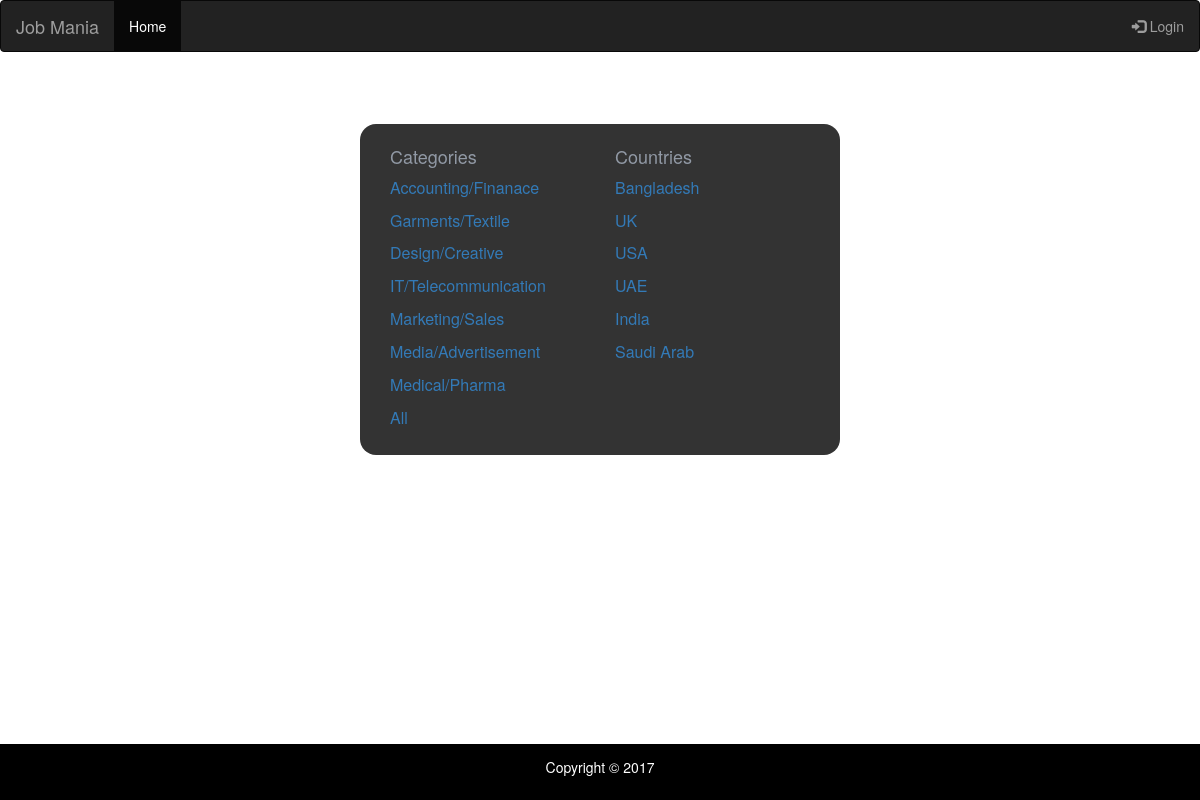
The page / on the database its author committed.
### tables this page shows
CREATE TABLE `category` (
  `categoryId` int(11) NOT NULL,
  `categoryName` text NOT NULL
);

CREATE TABLE `country` (
  `countryId` int(11) NOT NULL,
  `countryName` text NOT NULL
);

### index.php (the view, shortened to what this page needs)
<?php
include "dbconnect.php";
?>
<html>
    <head>
        <link rel="stylesheet" href="https://maxcdn.bootstrapcdn.com/bootstrap/3.3.7/css/bootstrap.min.css">
        <link rel="stylesheet" href="css/bootstrap.min.css">
        <link href="style.css" rel="stylesheet" type="text/css">
    </head>
    <body>
        <nav class="navbar navbar-inverse">
            <div class="container-fluid">
                <div class="navbar-header">
                    <a class="navbar-brand" href="index.php">Job Mania</a>
                </div>
                <ul class="nav navbar-nav">
                    <li role="presentation" class="active"><a href="index.php">Home</a></li>
                </ul>
                <ul class="nav navbar-nav navbar-right">
                    <li id="loginButton"><a href="#" id="loginButton" data-toggle="modal" data-target="#myModal"><span class="glyphicon glyphicon-log-in"></span> Login</a></li>
                </ul>
            </div>
        </nav>
        <div id="row" class="row">
            <div class="col-lg-6 cat">
                <h4>Categories</h4>
                <?php
                $query="select * from category";
                $run=mysqli_query($conn,$query);
                while($row=mysqli_fetch_assoc($run)){
                ?>
                <ul>
                    <li><a href="jobPageCat.php?catName=<?php echo $row['categoryName'];?>"><?php echo $row['categoryName'];?></a></li>
                </ul>
                <?php
                }
                ?>
            </div>
            <div class="col-lg-6 country">
                <h4>Countries</h4>
                <?php
                $query="select * from country";
                $run=mysqli_query($conn,$query);
                while($row=mysqli_fetch_assoc($run)){
                ?>
                <ul>
                    <li><a href="jobPageCountry.php?countryName=<?php echo $row['countryName'];?>"><?php echo $row['countryName'];?></a></li>
                </ul>
                <?php
                }
                ?>
            </div>
        </div>
        <footer id="footer" class="footer navbar-fixed-bottom">
            <p>Copyright &copy; 2017</p>
        </footer>
    </body>
</html>

### style.css (style rules this page uses)
* { margin:0; padding:0; }
#footer { padding: 13px; background-color: black; color: white; clear: both; text-align: center; }
#row ul li { display: inline-block; }

### index.php (style rules this page uses)
#row { position: relative; padding-top: 13px; clear: both; margin-top: 6%; margin-right: 30%; margin-left: 30%; font-size: 12pt; }
.row { background-color: #333333; border-radius: 16px; padding: 15px; }
h4 { color: #9199a5; }

### rows shown on the page
category: categoryName "Accounting/Finanace"
category: categoryName "Garments/Textile"
category: categoryName "Design/Creative"
category: categoryName "IT/Telecommunication"
category: categoryName "Marketing/Sales"
category: categoryName "Media/Advertisement"
category: categoryName "Medical/Pharma"
category: categoryName "All"
country: countryName "Bangladesh"
country: countryName "UK"
country: countryName "USA"
country: countryName "UAE"
country: countryName "India"
country: countryName "Saudi Arab"
